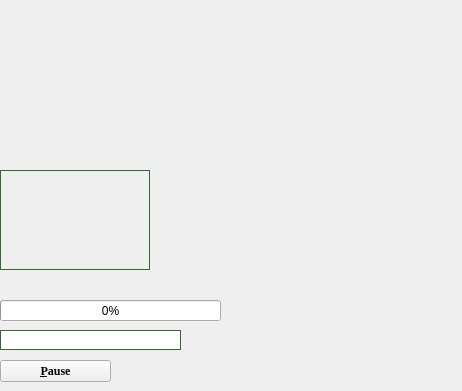
   <widget class="QWidget" name="testPage">
    <widget class="QProgressBar" name="testProgressBar">
     <property name="geometry">
      <rect>
       <x>0</x>
       <y>300</y>
       <width>221</width>
       <height>21</height>
      </rect>
     </property>
     <property name="value">
      <number>0</number>
     </property>
    </widget>
    <widget class="QLineEdit" name="testLineEdit">
     <property name="geometry">
      <rect>
       <x>0</x>
       <y>330</y>
       <width>181</width>
       <height>20</height>
      </rect>
     </property>
     <property name="styleSheet">
      <string notr="true">    border-style: solid;
	border-color: #346733;
    border-width: 1px;</string>
     </property>
    </widget>
    <widget class="QLabel" name="label_2">
     <property name="geometry">
      <rect>
       <x>0</x>
       <y>170</y>
       <width>150</width>
       <height>100</height>
      </rect>
     </property>
     <property name="minimumSize">
      <size>
       <width>82</width>
       <height>100</height>
      </size>
     </property>
     <property name="maximumSize">
      <size>
       <width>254</width>
       <height>100</height>
      </size>
     </property>
     <property name="styleSheet">
      <string notr="true">    border-style: solid;
	border-color: #346733;
    border-width: 1px;</string>
     </property>
     <property name="text">
      <string/>
     </property>
    </widget>
    <widget class="QLabel" name="testCatIcon">
     <property name="geometry">
      <rect>
       <x>180</x>
       <y>0</y>
       <width>150</width>
       <height>150</height>
      </rect>
     </property>
     <property name="minimumSize">
      <size>
       <width>150</width>
       <height>150</height>
      </size>
     </property>
     <property name="maximumSize">
      <size>
       <width>150</width>
       <height>150</height>
      </size>
     </property>
     <property name="text">
      <string/>
     </property>
    </widget>
    <widget class="QLabel" name="catTestLabel">
     <property name="geometry">
      <rect>
       <x>0</x>
       <y>0</y>
       <width>151</width>
       <height>21</height>
      </rect>
     </property>
     <property name="font">
      <font>
       <family>Georgia</family>
       <pointsize>16</pointsize>
       <weight>75</weight>
       <bold>true</bold>
      </font>
     </property>
     <property name="text">
      <string/>
     </property>
    </widget>
    <widget class="QLabel" name="difficultyTestLabel">
     <property name="geometry">
      <rect>
       <x>0</x>
       <y>30</y>
       <width>151</width>
       <height>31</height>
      </rect>
     </property>
     <property name="font">
      <font>
       <family>Georgia</family>
       <pointsize>16</pointsize>
       <weight>75</weight>
       <bold>true</bold>
      </font>
     </property>
     <property name="text">
      <string/>
     </property>
    </widget>
    <widget class="QLabel" name="testStatusLabel">
     <property name="geometry">
      <rect>
       <x>272</x>
       <y>152</y>
       <width>181</width>
       <height>16</height>
      </rect>
     </property>
     <property name="text">
      <string/>
     </property>
    </widget>
    <widget class="QPushButton" name="testPauseBut">
     <property name="geometry">
      <rect>
       <x>0</x>
       <y>360</y>
       <width>111</width>
       <height>22</height>
      </rect>
     </property>
     <property name="font">
      <font>
       <family>Georgia</family>
       <weight>75</weight>
       <bold>true</bold>
      </font>
     </property>
     <property name="text">
      <string>&amp;Pause</string>
     </property>
    </widget>
   </widget>
